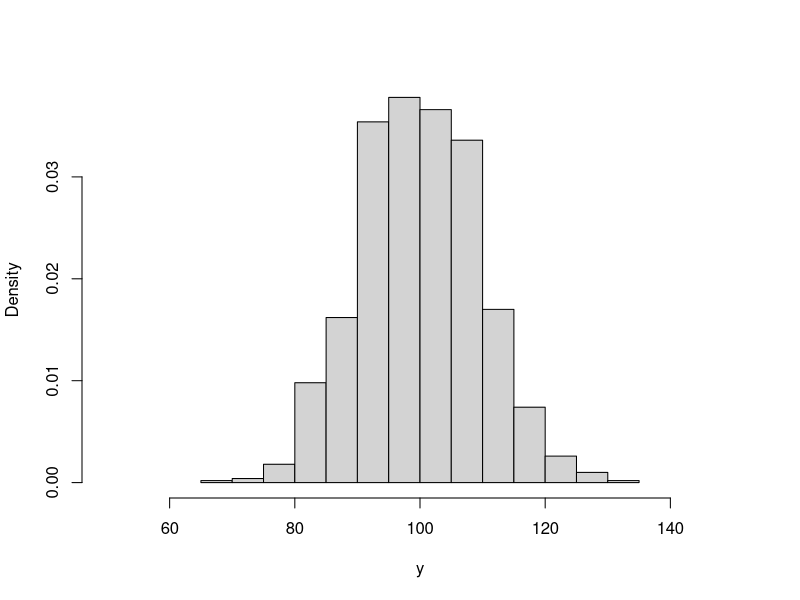
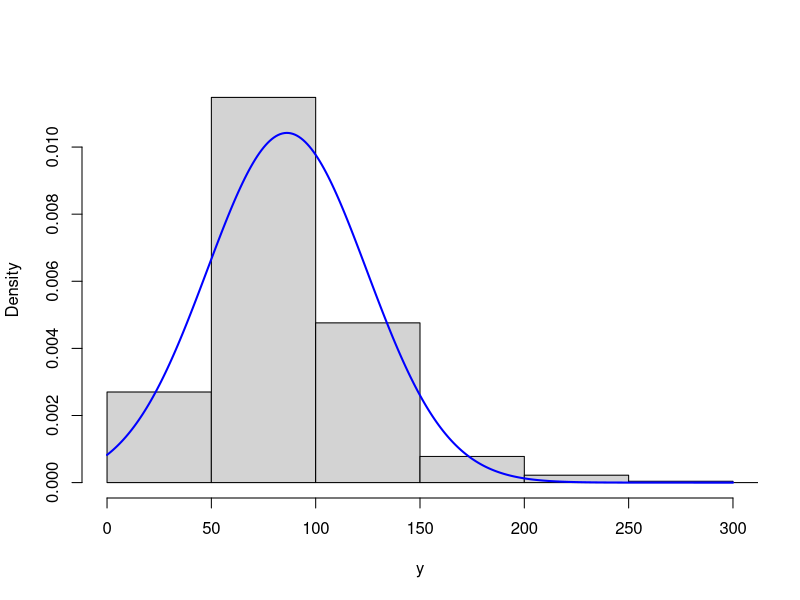
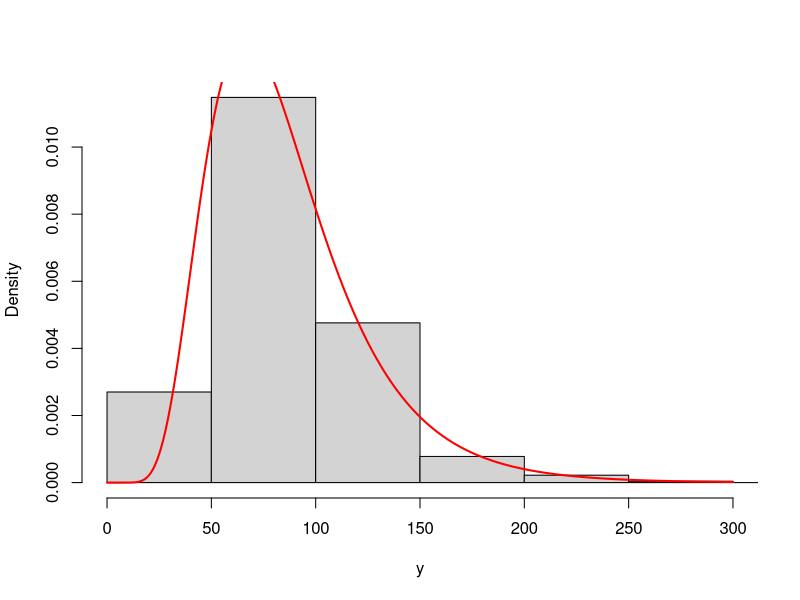
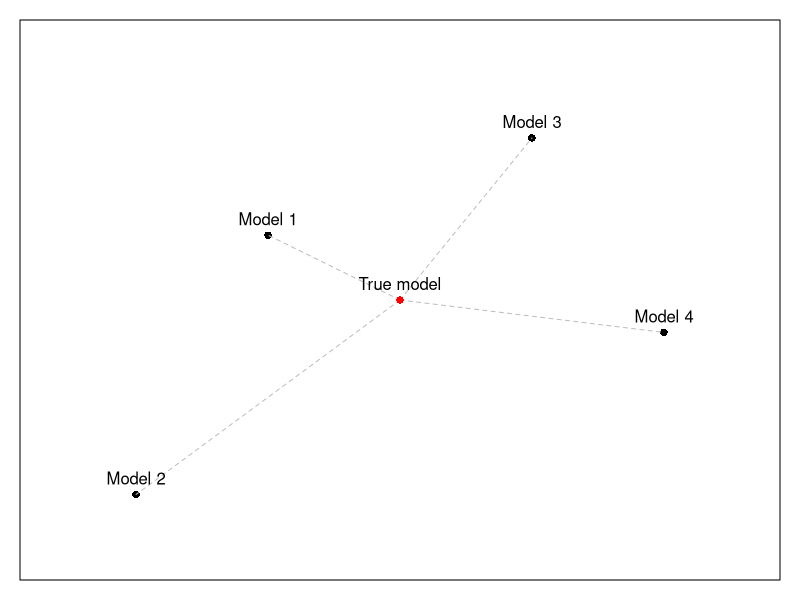

Here is the R script that generated these plots, in order:
## ---- chunk 1
y <- rnorm(1000, 100, 10)
hist(y, xlim=c(50,150), main="", probability=TRUE)
## ---- chunk 2
sum(dnorm(y,80,10,log=T))
## ---- chunk 3
# The maximum log-likelihood with the biased variance
logLik01 <- sum(dnorm(y,mean(y),sqrt(mean((y-mean(y))^2)),log=TRUE))
# The log-likelihood value with the unbiased variance
logLik02 <- sum(dnorm(y,mean(y),sd(y),log=TRUE))
# The difference between the two
logLik01 - logLik02
## ---- chunk 4
y <- rlnorm(1000, log(80), 0.4)
hist(y, main="", probability=T, xlim=c(0,300))
lines(c(0:300),dnorm(c(0:300),mean(y),sd(y)),col="blue",lwd=2)
## ---- chunk 5
hist(y, main="", probability=T, xlim=c(0,300))
lines(c(0:300),dlnorm(c(0:300),mean(log(y)),sd(log(y))),col="red",lwd=2)
## ---- chunk 6
par(mar=c(1,1,1,1))
plot(c(0,-3,-6,3,6),c(0,2,-6,5,-1),xlim=c(-8,8),ylim=c(-8,8),pch=16,axes=F,xlab="",ylab="")
lines(c(0,-3),c(0,2), col="grey", lty=2)
lines(c(0,-6),c(0,-6), col="grey", lty=2)
lines(c(0,3),c(0,5), col="grey", lty=2)
lines(c(0,6),c(0,-1), col="grey", lty=2)
points(0,0,col="red",pch=16)
text(c(0,-3,-6,3,6),c(0,2,-6,5,-1),c("True model","Model 1","Model 2","Model 3","Model 4"),pos=3)
box()
